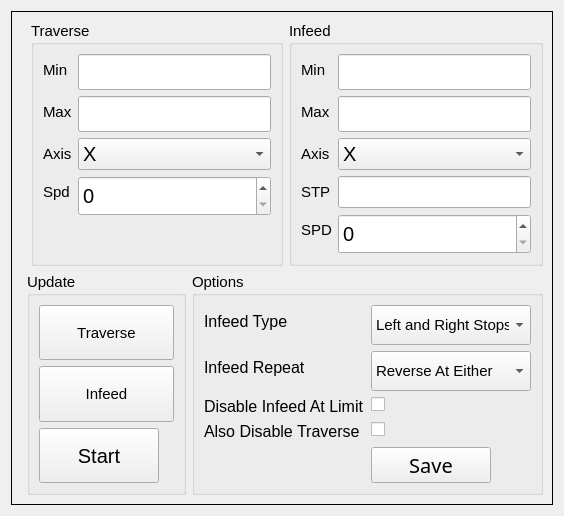
            <widget class="QWidget" name="tab_2">
             <attribute name="title">
              <string>Auto</string>
             </attribute>
             <layout class="QGridLayout" name="gridLayout_3">
              <item row="0" column="0">
               <widget class="QStackedWidget" name="stackedWidget">
                <property name="font">
                 <font>
                  <pointsize>11</pointsize>
                 </font>
                </property>
                <property name="styleSheet">
                 <string notr="true"/>
                </property>
                <property name="frameShape">
                 <enum>QFrame::Box</enum>
                </property>
                <property name="currentIndex">
                 <number>0</number>
                </property>
                <widget class="QWidget" name="page">
                 <layout class="QVBoxLayout" name="verticalLayout_7">
                  <item>
                   <layout class="QHBoxLayout" name="horizontalLayout_5">
                    <property name="leftMargin">
                     <number>10</number>
                    </property>
                    <item>
                     <widget class="QGroupBox" name="groupBox_3">
                      <property name="sizePolicy">
                       <sizepolicy hsizetype="Preferred" vsizetype="Preferred">
                        <horstretch>0</horstretch>
                        <verstretch>0</verstretch>
                       </sizepolicy>
                      </property>
                      <property name="autoFillBackground">
                       <bool>false</bool>
                      </property>
                      <property name="title">
                       <string>Traverse</string>
                      </property>
                      <layout class="QFormLayout" name="formLayout_2">
                       <property name="fieldGrowthPolicy">
                        <enum>QFormLayout::AllNonFixedFieldsGrow</enum>
                       </property>
                       <item row="0" column="0">
                        <widget class="QLabel" name="label_8">
                         <property name="toolTip">
                          <string>AKA Table Left and Right</string>
                         </property>
                         <property name="text">
                          <string>Min</string>
                         </property>
                        </widget>
                       </item>
                       <item row="0" column="1">
                        <widget class="QLineEdit" name="traverse_limit_min">
                         <property name="font">
                          <font>
                           <family>Sans</family>
                           <pointsize>15</pointsize>
                           <weight>50</weight>
                           <italic>false</italic>
                           <bold>false</bold>
                          </font>
                         </property>
                         <property name="text">
                          <string/>
                         </property>
                         <property name="echoMode">
                          <enum>QLineEdit::Normal</enum>
                         </property>
                        </widget>
                       </item>
                       <item row="1" column="0">
                        <widget class="QLabel" name="label_12">
                         <property name="toolTip">
                          <string>AKA Spindle Up and Down</string>
                         </property>
                         <property name="text">
                          <string>Max</string>
                         </property>
                        </widget>
                       </item>
                       <item row="1" column="1">
                        <widget class="QLineEdit" name="traverse_limit_max">
                         <property name="font">
                          <font>
                           <family>Sans</family>
                           <pointsize>15</pointsize>
                           <weight>50</weight>
                           <italic>false</italic>
                           <bold>false</bold>
                          </font>
                         </property>
                         <property name="text">
                          <string/>
                         </property>
                         <property name="echoMode">
                          <enum>QLineEdit::Normal</enum>
                         </property>
                        </widget>
                       </item>
                       <item row="2" column="0">
                        <widget class="QLabel" name="axisLabel">
                         <property name="text">
                          <string>Axis</string>
                         </property>
                        </widget>
                       </item>
                       <item row="2" column="1">
                        <widget class="QComboBox" name="traverse_axis">
                         <property name="font">
                          <font>
                           <pointsize>15</pointsize>
                          </font>
                         </property>
                         <item>
                          <property name="text">
                           <string>X</string>
                          </property>
                         </item>
                         <item>
                          <property name="text">
                           <string>Y</string>
                          </property>
                         </item>
                         <item>
                          <property name="text">
                           <string>Z</string>
                          </property>
                         </item>
                        </widget>
                       </item>
                       <item row="3" column="0">
                        <widget class="QLabel" name="traverseLabel">
                         <property name="text">
                          <string>Spd</string>
                         </property>
                        </widget>
                       </item>
                       <item row="3" column="1">
                        <widget class="QSpinBox" name="traverse_speed">
                         <property name="minimumSize">
                          <size>
                           <width>0</width>
                           <height>40</height>
                          </size>
                         </property>
                         <property name="font">
                          <font>
                           <pointsize>15</pointsize>
                          </font>
                         </property>
                         <property name="maximum">
                          <number>2000</number>
                         </property>
                        </widget>
                       </item>
                      </layout>
                     </widget>
                    </item>
                    <item>
                     <widget class="QGroupBox" name="groupBox_4">
                      <property name="autoFillBackground">
                       <bool>false</bool>
                      </property>
                      <property name="title">
                       <string>Infeed</string>
                      </property>
                      <layout class="QFormLayout" name="formLayout_3">
                       <property name="fieldGrowthPolicy">
                        <enum>QFormLayout::AllNonFixedFieldsGrow</enum>
                       </property>
                       <item row="0" column="0">
                        <widget class="QLabel" name="label_10">
                         <property name="toolTip">
                          <string>AKA Table Left and Right</string>
                         </property>
                         <property name="text">
                          <string>Min</string>
                         </property>
                        </widget>
                       </item>
                       <item row="0" column="1">
                        <widget class="QLineEdit" name="infeed_limit_min">
                         <property name="font">
                          <font>
                           <family>Sans</family>
                           <pointsize>15</pointsize>
                           <weight>50</weight>
                           <italic>false</italic>
                           <bold>false</bold>
                          </font>
                         </property>
                         <property name="text">
                          <string/>
                         </property>
                         <property name="echoMode">
                          <enum>QLineEdit::Normal</enum>
                         </property>
                        </widget>
                       </item>
                       <item row="1" column="0">
                        <widget class="QLabel" name="label_13">
                         <property name="toolTip">
                          <string>AKA Spindle Up and Down</string>
                         </property>
                         <property name="text">
                          <string>Max</string>
                         </property>
                        </widget>
                       </item>
                       <item row="1" column="1">
                        <widget class="QLineEdit" name="infeed_limit_max">
                         <property name="font">
                          <font>
                           <family>Sans</family>
                           <pointsize>15</pointsize>
                           <weight>50</weight>
                           <italic>false</italic>
                           <bold>false</bold>
                          </font>
                         </property>
                         <property name="text">
                          <string/>
                         </property>
                         <property name="echoMode">
                          <enum>QLineEdit::Normal</enum>
                         </property>
                        </widget>
                       </item>
                       <item row="2" column="0">
                        <widget class="QLabel" name="axisLabel_2">
                         <property name="text">
                          <string>Axis</string>
                         </property>
                        </widget>
                       </item>
                       <item row="2" column="1">
                        <widget class="QComboBox" name="infeed_axis">
                         <property name="font">
                          <font>
                           <pointsize>15</pointsize>
                          </font>
                         </property>
                         <property name="currentIndex">
                          <number>0</number>
                         </property>
                         <item>
                          <property name="text">
                           <string>X</string>
                          </property>
                         </item>
                         <item>
                          <property name="text">
                           <string>Y</string>
                          </property>
                         </item>
                         <item>
                          <property name="text">
                           <string>Z</string>
                          </property>
                         </item>
                        </widget>
                       </item>
                       <item row="3" column="0">
                        <widget class="QLabel" name="stepoverLabel">
                         <property name="text">
                          <string>STP</string>
                         </property>
                        </widget>
                       </item>
                       <item row="3" column="1">
                        <widget class="QLineEdit" name="infeed_stepover">
                         <property name="font">
                          <font>
                           <pointsize>15</pointsize>
                          </font>
                         </property>
                        </widget>
                       </item>
                       <item row="4" column="0">
                        <widget class="QLabel" name="infeedLabel">
                         <property name="text">
                          <string>SPD</string>
                         </property>
                        </widget>
                       </item>
                       <item row="4" column="1">
                        <widget class="QSpinBox" name="infeed_speed">
                         <property name="minimumSize">
                          <size>
                           <width>0</width>
                           <height>40</height>
                          </size>
                         </property>
                         <property name="font">
                          <font>
                           <pointsize>15</pointsize>
                          </font>
                         </property>
                         <property name="maximum">
                          <number>2000</number>
                         </property>
                        </widget>
                       </item>
                      </layout>
                     </widget>
                    </item>
                   </layout>
                  </item>
                  <item>
                   <layout class="QHBoxLayout" name="horizontalLayout_2">
                    <property name="leftMargin">
                     <number>6</number>
                    </property>
                    <item>
                     <widget class="QGroupBox" name="groupBox">
                      <property name="title">
                       <string>Update</string>
                      </property>
                      <layout class="QVBoxLayout" name="verticalLayout_4">
                       <item>
                        <widget class="QPushButton" name="enable_traverse_button">
                         <property name="enabled">
                          <bool>true</bool>
                         </property>
                         <property name="sizePolicy">
                          <sizepolicy hsizetype="Minimum" vsizetype="Minimum">
                           <horstretch>0</horstretch>
                           <verstretch>0</verstretch>
                          </sizepolicy>
                         </property>
                         <property name="maximumSize">
                          <size>
                           <width>16777215</width>
                           <height>60</height>
                          </size>
                         </property>
                         <property name="text">
                          <string>Traverse</string>
                         </property>
                         <property name="checkable">
                          <bool>true</bool>
                         </property>
                        </widget>
                       </item>
                       <item>
                        <widget class="QPushButton" name="enable_infeed_button">
                         <property name="sizePolicy">
                          <sizepolicy hsizetype="Minimum" vsizetype="Minimum">
                           <horstretch>0</horstretch>
                           <verstretch>0</verstretch>
                          </sizepolicy>
                         </property>
                         <property name="maximumSize">
                          <size>
                           <width>16777215</width>
                           <height>60</height>
                          </size>
                         </property>
                         <property name="text">
                          <string>Infeed</string>
                         </property>
                         <property name="checkable">
                          <bool>true</bool>
                         </property>
                        </widget>
                       </item>
                       <item>
                        <widget class="ActionButton" name="run_stop_button">
                         <property name="sizePolicy">
                          <sizepolicy hsizetype="Minimum" vsizetype="Minimum">
                           <horstretch>0</horstretch>
                           <verstretch>0</verstretch>
                          </sizepolicy>
                         </property>
                         <property name="maximumSize">
                          <size>
                           <width>120</width>
                           <height>120</height>
                          </size>
                         </property>
                         <property name="font">
                          <font>
                           <pointsize>15</pointsize>
                          </font>
                         </property>
                         <property name="text">
                          <string>Start</string>
                         </property>
                         <property name="checkable">
                          <bool>true</bool>
                         </property>
                         <property name="rules" stdset="0">
                          <string>[{&quot;name&quot;: &quot;Enabled&quot;, &quot;property&quot;: &quot;Enable&quot;, &quot;expression&quot;: &quot;ch[0] == True&quot;, &quot;channels&quot;: [{&quot;url&quot;: &quot;status:all_axes_homed&quot;, &quot;trigger&quot;: true}]}]</string>
                         </property>
                         <property name="actionName" stdset="0">
                          <string/>
                         </property>
                        </widget>
                       </item>
                      </layout>
                     </widget>
                    </item>
                    <item>
                     <widget class="QGroupBox" name="groupBox_7">
                      <property name="title">
                       <string>Options</string>
                      </property>
                      <layout class="QHBoxLayout" name="horizontalLayout_4">
                       <item>
                        <layout class="QFormLayout" name="formLayout">
                         <property name="sizeConstraint">
                          <enum>QLayout::SetDefaultConstraint</enum>
                         </property>
                         <item row="0" column="0">
                          <widget class="QLabel" name="infeedTypeLabel">
                           <property name="font">
                            <font>
                             <pointsize>12</pointsize>
                            </font>
                           </property>
                           <property name="text">
                            <string>Infeed Type</string>
                           </property>
                          </widget>
                         </item>
                         <item row="0" column="1">
                          <widget class="QComboBox" name="infeed_type">
                           <property name="minimumSize">
                            <size>
                             <width>0</width>
                             <height>40</height>
                            </size>
                           </property>
                           <property name="font">
                            <font>
                             <pointsize>11</pointsize>
                            </font>
                           </property>
                           <item>
                            <property name="text">
                             <string>Left and Right Stops</string>
                            </property>
                           </item>
                           <item>
                            <property name="text">
                             <string>Right Stop Only</string>
                            </property>
                           </item>
                           <item>
                            <property name="text">
                             <string>Left Stop Only</string>
                            </property>
                           </item>
                           <item>
                            <property name="text">
                             <string>None</string>
                            </property>
                           </item>
                          </widget>
                         </item>
                         <item row="1" column="0">
                          <widget class="QLabel" name="infeedRepeatLabel_2">
                           <property name="font">
                            <font>
                             <pointsize>12</pointsize>
                            </font>
                           </property>
                           <property name="text">
                            <string>Infeed Repeat</string>
                           </property>
                          </widget>
                         </item>
                         <item row="1" column="1">
                          <widget class="QComboBox" name="infeed_reverse">
                           <property name="minimumSize">
                            <size>
                             <width>0</width>
                             <height>40</height>
                            </size>
                           </property>
                           <property name="font">
                            <font>
                             <pointsize>11</pointsize>
                            </font>
                           </property>
                           <item>
                            <property name="text">
                             <string>Reverse At Either</string>
                            </property>
                           </item>
                           <item>
                            <property name="text">
                             <string>Restart At Min</string>
                            </property>
                           </item>
                           <item>
                            <property name="text">
                             <string>Restart At Max</string>
                            </property>
                           </item>
                           <item>
                            <property name="text">
                             <string>None</string>
                            </property>
                           </item>
                          </widget>
                         </item>
                         <item row="2" column="0">
                          <widget class="QLabel" name="disableInfeedAtLimitLabel">
                           <property name="font">
                            <font>
                             <pointsize>12</pointsize>
                            </font>
                           </property>
                           <property name="text">
                            <string>Disable Infeed At Limit</string>
                           </property>
                          </widget>
                         </item>
                         <item row="2" column="1">
                          <widget class="QCheckBox" name="disable_infeed_at_limit_checkbox">
                           <property name="minimumSize">
                            <size>
                             <width>0</width>
                             <height>0</height>
                            </size>
                           </property>
                           <property name="font">
                            <font>
                             <pointsize>15</pointsize>
                            </font>
                           </property>
                           <property name="iconSize">
                            <size>
                             <width>16</width>
                             <height>16</height>
                            </size>
                           </property>
                          </widget>
                         </item>
                         <item row="3" column="0">
                          <widget class="QLabel" name="alsoDisableTraverseLabel">
                           <property name="font">
                            <font>
                             <pointsize>12</pointsize>
                            </font>
                           </property>
                           <property name="text">
                            <string>Also Disable Traverse</string>
                           </property>
                          </widget>
                         </item>
                         <item row="5" column="1">
                          <widget class="QPushButton" name="save_limits_button">
                           <property name="sizePolicy">
                            <sizepolicy hsizetype="Minimum" vsizetype="Minimum">
                             <horstretch>0</horstretch>
                             <verstretch>0</verstretch>
                            </sizepolicy>
                           </property>
                           <property name="maximumSize">
                            <size>
                             <width>120</width>
                             <height>120</height>
                            </size>
                           </property>
                           <property name="font">
                            <font>
                             <family>Sans</family>
                             <pointsize>15</pointsize>
                             <weight>50</weight>
                             <italic>false</italic>
                             <bold>false</bold>
                            </font>
                           </property>
                           <property name="text">
                            <string>Save</string>
                           </property>
                           <property name="checkable">
                            <bool>false</bool>
                           </property>
                          </widget>
                         </item>
                         <item row="3" column="1">
                          <widget class="QCheckBox" name="disable_traverse_at_infeed_limit_checkbox"/>
                         </item>
                        </layout>
                       </item>
                      </layout>
                     </widget>
                    </item>
                   </layout>
                  </item>
                 </layout>
                </widget>
                <widget class="QWidget" name="page_2"/>
               </widget>
              </item>
             </layout>
            </widget>
